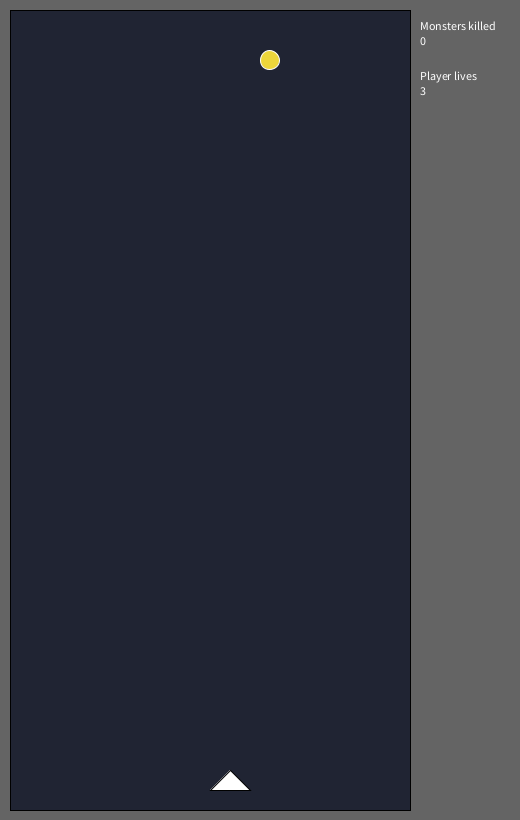
Frame 1 (no input)
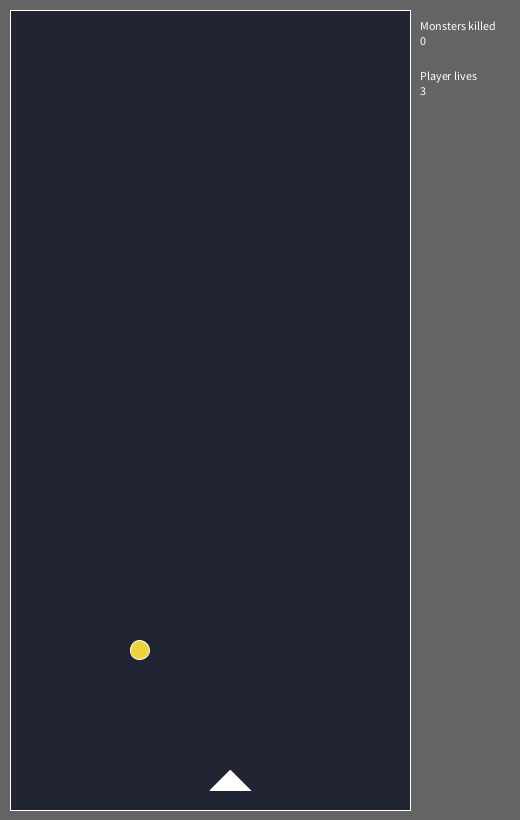
Frame 60 (the mouse pressed at the canvas centre just before this capture)
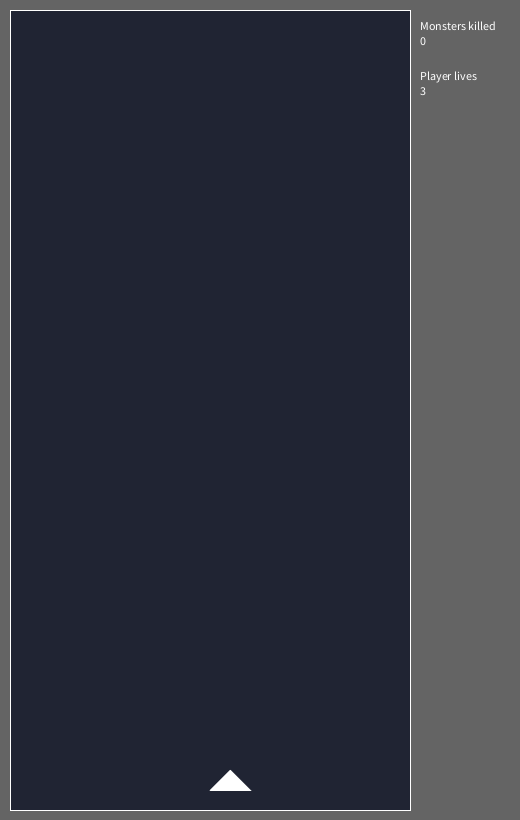
Frame 120 (the mouse held since frame 60 and released just before this capture)

The Processing sketch that drew these frames (run headless with seeded random() and noise(); from frame 60 on, the mouse is pressed at the canvas centre):

// Processing sketch: hw4
// ── hw4.pde
// GLOBAL VARIABLES
int GRID_WIDTH = 400;
int GRID_HEIGHT = 800;
int GRID_PADDING = 10;
int GRID_LEFT_BOUNDARY = GRID_PADDING;
int GRID_RIGHT_BOUNDARY = GRID_WIDTH + GRID_PADDING;
int GRID_UPPER_BOUNDARY = GRID_PADDING + 10;
int GRID_BOTTOM_BOUNDARY = GRID_HEIGHT + GRID_PADDING;
int SPAWN_POINT_X = (GRID_WIDTH / 2) + GRID_PADDING;
int FRAME_RATE = 40;
Player player = new Player(SPAWN_POINT_X, GRID_HEIGHT - GRID_PADDING);
boolean isGameOver = false;
boolean leftPressed = false;
boolean rightPressed = false;
boolean spacePressed = false;
ArrayList<CircleMonster> allMonsters = new ArrayList<CircleMonster>();
ArrayList<Bullet> allBullets = new ArrayList<Bullet>();
float timePassed = 0;
float timeDelay = 0;
float randX;
int monstersKilled = 0;
float lastTime = 0;
int numSpawns = 1;

void setup() {
  size(520, 820);
  background(100);
  frameRate(FRAME_RATE);
  
  timeDelay = random(5000, 5000);
  timePassed = timeDelay;
}

void renderGrid() {
  fill(32,36,51);
  rect(GRID_PADDING, GRID_PADDING, GRID_WIDTH, GRID_HEIGHT);
  
}

void spawnMonster() {
  randX = random(GRID_LEFT_BOUNDARY + 30, GRID_RIGHT_BOUNDARY - 30);
  allMonsters.add(new CircleMonster(randX, GRID_UPPER_BOUNDARY + 30, player));
}

void updateTimeDelay() {
  if (monstersKilled > 5) {
    timeDelay = random(4000, 5000);
    numSpawns = 2;
  }
  else if (monstersKilled > 15) {
   timeDelay = random(3000, 4500); 
   numSpawns = 3;
  }
  else if (monstersKilled > 30) {
   timeDelay = random(2500, 4000); 
   numSpawns = 4;
  }
  else if (monstersKilled > 50) {
   timeDelay = random(2000, 3000);
   numSpawns = 5;
  }
}

void draw() {
  background(100);
  fill(255,255,255);
  text("Monsters killed", 420, 30);
  text(str(monstersKilled), 420, 45);
  
  text("Player lives", 420, 80);
  text(str(player.lives), 420, 95);
  renderGrid();
  if (!player.isDead()) {
    if (timePassed >= timeDelay) {
      for (int i = 0; i < numSpawns; i ++) {
        spawnMonster();
      }
      updateTimeDelay();
      timePassed = 0;
    } else {
      timePassed += millis() - lastTime;
    }
    player.update(leftPressed, rightPressed, spacePressed);
    for (int i = 0; i < allMonsters.size(); i++) {
      allMonsters.get(i).update();
    }
    for (int i = 0; i < allBullets.size(); i++) {
      allBullets.get(i).update();
    }
    lastTime = millis();  
  } else {
    fill(255,255,255);
    text("Game Over", 180, 150);
  }  
}

void keyPressed() { 
  setBool(keyCode, true);
}

void keyReleased() { 
  setBool(keyCode, false);
}

boolean setBool(int target, boolean val) {
  switch(target) {
    case LEFT:
      return leftPressed = val;
    case RIGHT:
      return rightPressed = val;
    case 32:
      return spacePressed = val;
    default:
      return val;
  }
}
// ── Bullet.pde
class Bullet {
  float xPos, yPos;
  float middle;
  float speed = 10;
  boolean dead = false;
  float movementAmt, distance;
  float leftX, rightX;
  
  Bullet(float x, float y) {
    xPos = x;
    yPos = y - 30;
    middle = xPos + 5;
  }
  
  void move() {
    if (!this.dead) {
      if (yPos <= GRID_UPPER_BOUNDARY) {
        this.dead = true;
      }
      yPos -= speed;
      if (collidingWithMonster()) {
        this.dead = true; 
      }
    } else {
      println(this);
      println(allBullets);
      allBullets.remove(this);
    }
  }
  
  boolean collidingWithMonster() {    
    for (int i = 0; i< allMonsters.size(); i++) {
      distance = sqrt(sq(middle - allMonsters.get(i).xPos) + sq(yPos - allMonsters.get(i).yPos));
      if (distance <= allMonsters.get(i).ellipseSize) {
        allMonsters.get(i).dead = true;
        allMonsters.remove(allMonsters.get(i));
        monstersKilled += 1;
        return true;
      }
    }
    return false;
  }
  
  void renderShape() {
    fill(255,255,255);
    rect(xPos, yPos, 10, 30);
  }
  
  void update() {
    move();
    if(!this.dead) {
      renderShape();
    }
  }
}
// ── CircleMonster.pde
class CircleMonster {
  Player player;
  float xPos, yPos;
  float timePassed = 0;
  float timeDelay = random(5000, 50000);
  float speed = 10;
  boolean dead = false;
  float movementAmt;
  int direction = 1;
  int r =int(random(0, 250));
  int b = int(random(0, 250));
  int g = int(random(0, 250));
  
  int lives = int(random(1, 3));
  int ellipseSize = int(random(10, 30));
  
  CircleMonster(float x, float y, Player p) {
    xPos = x;
    yPos = y;
    player = p;
  }
  
  void move() {
    if (!this.dead) {
      if (timePassed >= timeDelay) {
        if (int(timeDelay %2) == 0) {
          direction *= -1;
        }
        timePassed = 0;
        timeDelay = random(5000, 50000);
      } else {
        timePassed += millis(); 
      }
      movementAmt = direction * speed;
      if (xPos + movementAmt >= GRID_LEFT_BOUNDARY && xPos + movementAmt <= GRID_RIGHT_BOUNDARY - 10) {
        xPos += movementAmt;
      } else {
        xPos -= movementAmt;
        direction *= -1;
      }
      yPos += speed;
    }  
  }
  
  void renderShape() {
    stroke(255, 255, 255);
    fill(r,g,b);
    ellipse(xPos, yPos, ellipseSize, ellipseSize);
  }
  
  boolean isHittingPlayer() {
      float distance = sqrt(sq(this.xPos - this.player.xPos + 20) + sq(this.yPos - this.player.yPos - 5));
      println(distance);
      if (distance <= this.ellipseSize) {
        return true;
      }
      return false;
  }
  
  void update() {
    if(!this.dead) {
      move();
      renderShape();
      if(this.isHittingPlayer()) {
        this.dead = true;
        this.player.lives -= 1;
      }
    }
  }
}
// ── player.pde
class Player {
  float xPos, yPos;
  float timePassed = 0;
  float shootDelay = 150;
  float lastTime = millis();
  float direction = 0;
  float speed = 8;
  boolean dead = false;
  float movementAmt;
  int lives = 3;
  
  Player(int x, int y) {
    xPos = x;
    yPos = y;
  }
  
  void move(boolean leftPressed, boolean rightPressed) {
    if (!this.dead) {
      if (leftPressed && rightPressed) {
        direction = 0;
      } else if (leftPressed) {
        direction = -1;
      } else if (rightPressed) {
        direction = 1;
      } else {
        direction = 0; 
      }
      movementAmt = direction * speed;
      if (xPos + movementAmt >= GRID_LEFT_BOUNDARY && xPos + movementAmt + 40 <= GRID_RIGHT_BOUNDARY) {
        xPos += movementAmt;
      }
    }  
  }
  
  void renderPlayer() {
    fill(255, 255, 255);
    triangle(xPos, yPos, xPos + 20, yPos - 20, xPos + 40, yPos);
  }
  
  void shoot(boolean spacePressed) {
    if (spacePressed && allBullets.size() < 10) {
      if (timePassed >= shootDelay) {
        allBullets.add(new Bullet(xPos + 20, yPos - 40));
        timePassed = 0;
      } else {
        timePassed += millis() - lastTime;
      }
    }
  }
  
  boolean isDead() {
    return this.lives == 0;
  }
  
  void update(boolean leftPressed, boolean rightPressed, boolean spacePressed) {
    move(leftPressed, rightPressed);
    shoot(spacePressed);
    if(!this.isDead()) {
      this.renderPlayer();
      lastTime = millis();
    }
  }
}
